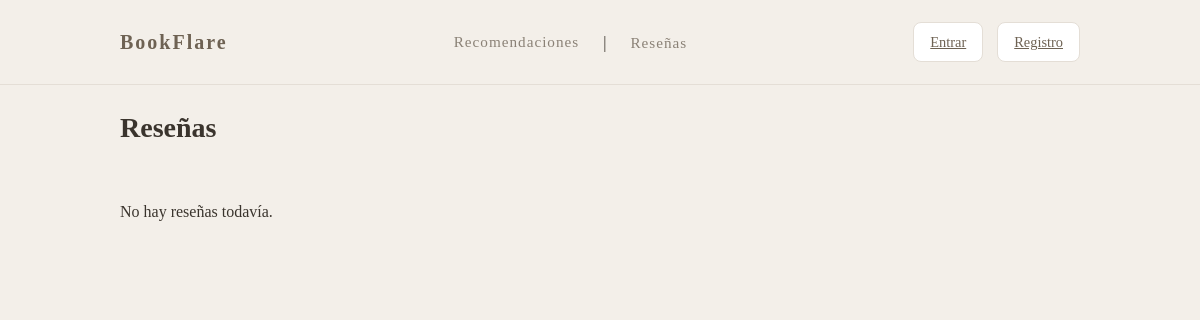
The page /resenas/ on the database as committed earlier.
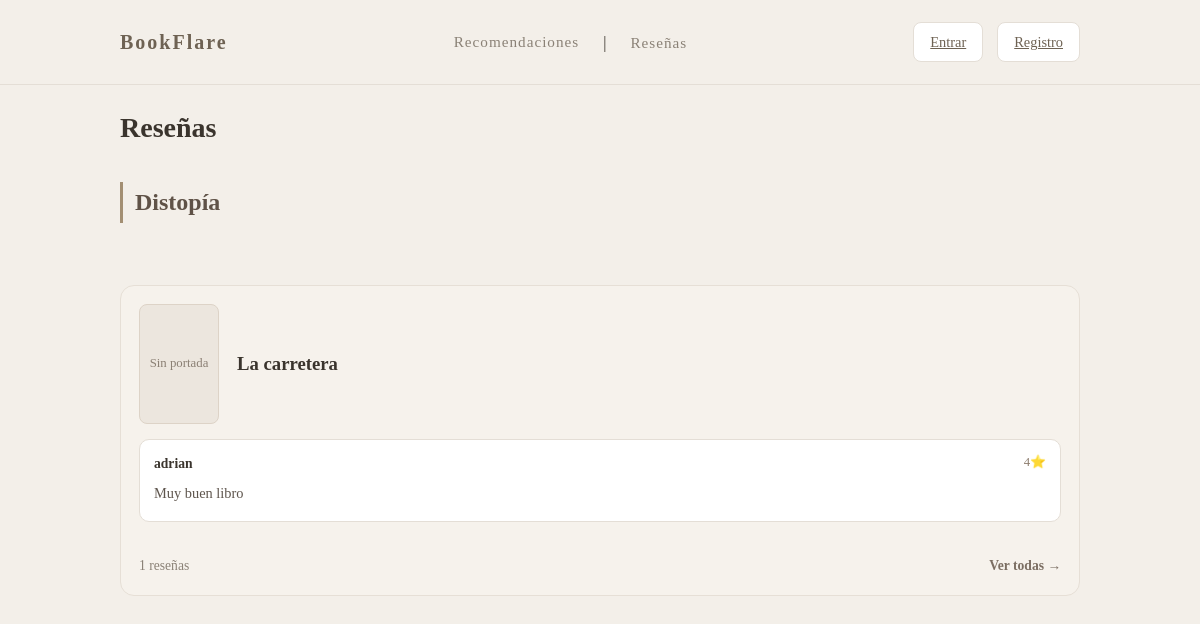
The same page on the database as committed later.
### books/models.py (models this page shows, shortened)
class Libro(models.Model):
    isbn = models.CharField(max_length=13, primary_key=True)
    titulo = models.CharField(max_length=200)
    autor = models.CharField(max_length=100)
    genero = models.CharField(max_length=50) #permitirá filtrar por categorías en el frontend
    descripcion = models.TextField(blank=True)
    anio = models.PositiveIntegerField()
    portada = models.ImageField(upload_to='portadas/', blank=True)
    archivo_digital = models.FileField(upload_to='libros_digitales/', help_text="Archivo del libro (.pdf, .html, etc)")
    visitas_totales = models.PositiveIntegerField(default=0)
    class Meta:
        verbose_name = "Libro Digital"
        verbose_name_plural = "Libros Digitales"
        ordering = ["-visitas_totales"] #orden predeterminado: primero los más populares

class Reseña(models.Model):
    usuario = models.ForeignKey(CustomUser, on_delete=models.CASCADE)
    libro = models.ForeignKey(Libro, on_delete=models.CASCADE, related_name="resenas")
    rating = models.PositiveSmallIntegerField(
        validators=[MinValueValidator(1), MaxValueValidator(5)]
    )
    comentario = models.TextField(blank=True)
    creada_en = models.DateTimeField(auto_now_add=True)
    class Meta:
        unique_together = ('usuario', 'libro')
        ordering = ["-creada_en"]

class CustomUser(AbstractUser):
    email = models.EmailField(max_length=200, unique=True)
    es_bibliotecario = models.BooleanField(default=False, verbose_name="¿Es bibliotecario?")
    class Meta:
        verbose_name = "Usuario"
        verbose_name_plural = "Usuarios"

### books/views.py (the view)
# urls.py: path("resenas/", views.ListaResenasView.as_view(), name="lista_resenas"),
class ListaResenasView(ListView):
    model = Reseña
    template_name = "books/lista_resenas.html"
    context_object_name = "resenas"
    paginate_by = 10
    def get_queryset(self):
        queryset = (
            Reseña.objects
            .select_related("usuario", "libro")
            .order_by("-creada_en")
        )
        query = self.request.GET.get("q", "")
        genero = self.request.GET.get("genero", "")
        if query:
            queryset = queryset.filter(
                Q(libro__titulo__icontains=query)
            )
        if genero:
            queryset = queryset.filter(
                Q(libro__genero__icontains=genero)
            )
        return queryset
    def get_context_data(self, **kwargs):
        context = super().get_context_data(**kwargs)
        context["query"] = self.request.GET.get("q", "")
        context["genero_seleccionado"] = self.request.GET.get("genero", "")
        return context

### books/templates/books/lista_resenas.html (shortened to what this page needs)
{% extends "base.html" %}
{% block content %}
<h1 class="section-title">Reseñas</h1>
{% regroup resenas by libro.genero as generos %}
<div class="reviews-container">
{% for genero in generos %}
    <h2 class="genre-title">{{ genero.grouper }}</h2>
    {% regroup genero.list by libro as libros %}
    <div class="genre-section">
    {% for grupo in libros %}
        <a href="{% url 'libro_detalle' grupo.grouper.isbn %}" class="book-card-link">
        <div class="book-card-review">
            <div class="book-card-header">
                {% if grupo.grouper.portada %}
                    <img src="{{ grupo.grouper.portada.url }}" class="book-card-img">
                {% else %}
                    <div class="book-card-img placeholder">
                        Sin portada
                    </div>
                {% endif %}
                <div class="book-card-info">
                    <h3>{{ grupo.grouper.titulo }}</h3>
                </div>
            </div>
            <div class="reviews-list">
                {% for r in grupo.list|slice:":3" %}
                    <div class="review-box">
                        <div class="review-top">
                            <strong>{{ r.usuario.username }}</strong>
                            <span class="review-rating">{{ r.rating }}⭐</span>
                        </div>
                        <p>{{ r.comentario|truncatechars:110 }}</p>
                    </div>
                {% endfor %}
                <div class="review-footer">
                    <span class="small muted">
                        {{ grupo.list|length }} reseñas
                    </span>
                    <span class="ver-todas">
                        Ver todas →
                    </span>
                </div>
            </div>
        </div>
        </a>
    {% endfor %}
    </div>
{% empty %}
    <p>No hay reseñas todavía.</p>
{% endfor %}
</div>
{% endblock %}

Rows that differ between the two databases and show on the page:
added Libro: grouper "Distopía", portada "Sin portada", grouper.titulo "La carretera", list|length "1"
added Reseña: usuario.username "adrian", rating "4", comentario "Muy buen libro"
Other text that changed with them:
text no longer shown: "No hay reseñas todavía."
